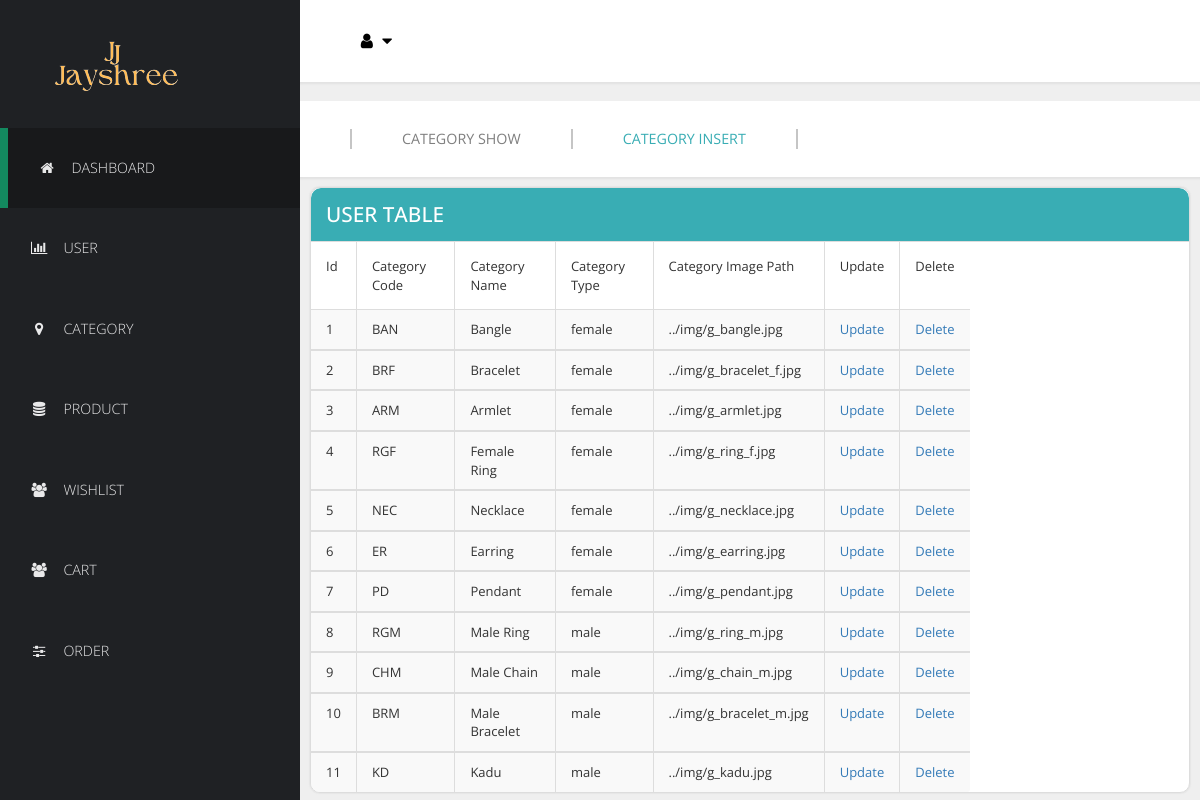
/admin/category_show.php, run on the app's committed database.
### tables this page shows
CREATE TABLE `category_tbl` (
  `C_Id` int(10) NOT NULL,
  `C_Code` varchar(10) NOT NULL,
  `C_Name` varchar(50) NOT NULL,
  `C_Type` varchar(15) NOT NULL,
  `C_Image` varchar(100) NOT NULL
);

### admin/category_show.php (the view, shortened to what this page needs)
<!DOCTYPE html>
<html lang="en">
  <head>
    <link href="css/font-awesome.min.css" rel="stylesheet">
    <link href="css/bootstrap.min.css" rel="stylesheet">
    <link href="css/templatemo-style.css" rel="stylesheet">
    <link rel="stylesheet" href="../jayshree/assets/css/dropdown.css">
    <link rel="stylesheet" href="https://cdnjs.cloudflare.com/ajax/libs/font-awesome/4.7.0/css/font-awesome.min.css">
  </head>
  <body>
    <div class="templatemo-flex-row">
      <div class="templatemo-sidebar">
        <header class="templatemo-site-header">
            <a href="index.php">
              <img src="../img/logo_admin.png">
            </a>
        </header>
        <nav class="templatemo-left-nav">
          <ul>
            <li><a href="index.php" class="active"><i class="fa fa-home fa-fw"></i>Dashboard</a></li>
            <li><a href="user_show.php"><i class="fa fa-bar-chart fa-fw"></i>User</a></li>
            <li><a href="category_show.php"><i class="fa fa-map-marker fa-fw"></i>Category</a></li>
            <li><a href="product_show.php"><i class="fa fa-database fa-fw"></i>Product</a></li>
            <li><a href="wishlist_show.php"><i class="fa fa-users fa-fw"></i>Wishlist</a></li>
            <li><a href="cart_show.php"><i class="fa fa-users fa-fw"></i>Cart</a></li>
            <li><a href="order_detail_show.php"><i class="fa fa-sliders fa-fw"></i>Order</a></li>
          </ul>
        </nav>
      </div>
      <div class="templatemo-content col-1 light-gray-bg">
        <div class="templatemo-top-nav-container">
          <div class="row">
            <nav class="templatemo-top-nav col-lg-12 col-md-12">
            <div class="topnav" id="myTopnav">
              <div class="dropdown">
                  <button class="dropbtn">
                    <i class="fa fa-fw fa-user text-dark mr-3"></i>
                    <i class="fa fa-caret-down"></i>
                  </button>
              </div>
            </div>
            </nav>
          </div>
        </div>
        <br/>
      <div class="templatemo-content col-1 light-gray-bg">
        <div class="templatemo-top-nav-container">
          <div class="row">
            <nav class="templatemo-top-nav col-lg-12 col-md-12">
              <ul class="text-uppercase">
                <li><a href="category_show.php">Category show</a></li>
                <li><a href="category_insert.php" class="active">Category insert</a></li>
              </ul>
            </nav>
          </div>
        </div>
          <div class="templatemo-flex-row flex-content-row">
            <div class="col-1">
              <div class="panel panel-default templatemo-content-widget white-bg no-padding templatemo-overflow-hidden">
                <div class="panel-heading templatemo-position-relative"><h2 class="text-uppercase">User Table</h2></div>
                <div class="table-responsive">
                  <table class="table table-striped table-bordered">
                    <thead>
                      <tr>
                        <td>Id</td>
                        <td>Category Code</td>
                        <td>Category Name</td>
                        <td>Category Type</td>
                        <td>Category Image Path</td>
                        <td>Update</td>
                        <td>Delete</td>
                      </tr>
                    </thead>
<?php
	include '../conn.php';
	$sql = "select * from Category_tbl";
	$data = mysqli_query($con,$sql);
	if($total=mysqli_num_rows($data))
	{
        while($result=mysqli_fetch_array($data))
        {
            echo "
                <tbody>
                    <tr>
                        <td>".$result['C_Id']."</td>
                        <td>".$result['C_Code']."</td>
                        <td>".$result['C_Name']."</td>
                        <td>".$result['C_Type']."</td>
                        <td>".$result['C_Image']."</td>
                        <td><a href='category_update.php?C_Id=$result[C_Id] &C_Code=$result[C_Code] &C_Name=$result[C_Name] &C_Type=$result[C_Type]&C_Image=$result[C_Image]'>Update</a></td>
						            <td><a href='category_delete.php?C_Id=$result[C_Id]'>Delete</a></td>
                    </tr>
                </tbody>
                ";
        }
    }
    else
    {
        echo "no records";
    }
    ?>
                  </table>
                </div>
              </div>
            </div>
          </div>
        </div>
      </div>
    </div>
  </body>
</html>

### admin/css/templatemo-style.css (style rules this page uses)
* { font-family: 'Open Sans', sans-serif; }
body { font-size: 13px; }
body, .templatemo-left-nav { background: #1f2124; }
h1, h2, h3 { margin: 0; }
h2 { font-size: 1.6em; }
ul { list-style-type: none; margin: 0; padding: 0; }
nav li { font-size: 1.1em; list-style: none; text-transform: uppercase; }
.templatemo-position-relative { position: relative; }
.white-bg { background-color: white; }
.light-gray-bg { background-color: #efefef; }
.templatemo-sidebar { width: 300px; }
.templatemo-site-header { margin: 25px 30px; }
.templatemo-left-nav li { font-weight: 300; }
.templatemo-left-nav a.active, .templatemo-left-nav a:hover { background: #18191b; border-left: 8px solid #13895F; }
.templatemo-left-nav a { color: #e9e9ea; display: block; padding: 30px; transition: all 0.3s ease; }
.templatemo-left-nav .fa { margin-right: 15px; }
.templatemo-top-nav-container { background-color: white; padding: 28px 50px; box-shadow: 0px 0px 2px 2px rgba(161, 159, 159, 0.18); }
.templatemo-top-nav li { float: left; list-style: none; }
.templatemo-top-nav a { color: #7f7f7f; display: block; padding: 0 50px; border-left: 2px solid #c5c5c5; }
.templatemo-top-nav li:last-child a { border-right: 2px solid #c5c5c5; }
.templatemo-top-nav a:hover, .templatemo-top-nav a.active { color: #39ADB4; }
.templatemo-content { margin-top: 0px; min-height: 600px; padding: 0; overflow-x: hidden; }
.templatemo-flex-row { display: -webkit-flex; display: -ms-flexbox; display: flex; }
.col-1 { -webkit-flex: 1; -ms-flex: 1; flex: 1; }
.templatemo-content-widget { border-radius: 10px; padding: 30px; position: relative; margin: 10px; box-shadow: 0px 0px 1px 1px rgba(161, 159, 159, 0.1); }
.templatemo-content-widget.no-padding { padding: 0; }
.panel-default>.panel-heading { background-color: #39ADB4; border-top-left-radius: 10px; border-top-right-radius: 10px; color: white; padding: 15px; }
.panel { border-radius: 10px; }
.table { margin-bottom: 0; }
.table>tbody>tr>td { padding: 10px 15px; }
.table>thead>tr>td { padding: 15px; }
.templatemo-overflow-hidden { overflow: hidden; }
.panel>.table-responsive:last-child>.table:last-child, .panel>.table:last-child { border-bottom-right-radius: 10px; border-bottom-left-radius: 10px; }
@media only screen and (min-width: 768px) { .templatemo-left-nav { display: block !important; } }

### jayshree/assets/css/dropdown.css (style rules this page uses)
body { margin:0;font-family:Arial }
.topnav { background-color: #FFFFFF; }
.dropdown { float: left; }
.dropdown .dropbtn { font-size: 17px; border: none; outline: none; color: black; background-color: inherit; font-family: inherit; margin: 0; }
.table, .tr, .td { border:1px solid black; border-radius: 10px; width:75%; }

### data on the page
category_tbl: C_Id "1", C_Code "BAN", C_Name "Bangle", C_Type "female", C_Image "../img/g_bangle.jpg"
category_tbl: C_Id "2", C_Code "BRF", C_Name "Bracelet", C_Type "female", C_Image "../img/g_bracelet_f.jpg"
category_tbl: C_Id "3", C_Code "ARM", C_Name "Armlet", C_Type "female", C_Image "../img/g_armlet.jpg"
category_tbl: C_Id "4", C_Code "RGF", C_Name "Female Ring", C_Type "female", C_Image "../img/g_ring_f.jpg"
category_tbl: C_Id "5", C_Code "NEC", C_Name "Necklace", C_Type "female", C_Image "../img/g_necklace.jpg"
category_tbl: C_Id "6", C_Code "ER", C_Name "Earring", C_Type "female", C_Image "../img/g_earring.jpg"
category_tbl: C_Id "7", C_Code "PD", C_Name "Pendant", C_Type "female", C_Image "../img/g_pendant.jpg"
category_tbl: C_Id "8", C_Code "RGM", C_Name "Male Ring", C_Type "male", C_Image "../img/g_ring_m.jpg"
category_tbl: C_Id "9", C_Code "CHM", C_Name "Male Chain", C_Type "male", C_Image "../img/g_chain_m.jpg"
category_tbl: C_Id "10", C_Code "BRM", C_Name "Male Bracelet", C_Type "male", C_Image "../img/g_bracelet_m.jpg"
category_tbl: C_Id "11", C_Code "KD", C_Name "Kadu", C_Type "male", C_Image "../img/g_kadu.jpg"
